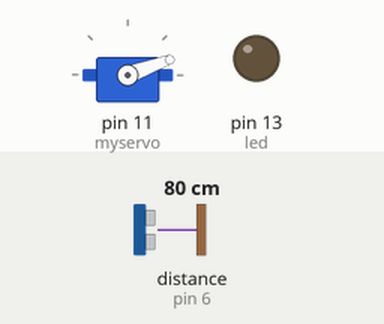
Simulated run of this sketch. Board: Arduino Uno, built with avr-gcc and run on an emulated ATmega328P. On the bench: servo, output pins drawn as LEDs (lit = HIGH). Wiring (inferred from the names in the program): ultrasonic range finder: trigger pin 5; echo pin 6. Inputs (shaded band) come from the test bench; at power-on: distance to the obstacle (sensor on pin 6) 80 cm. The echo pulse lasts 58.3 µs per cm; pins used as bus, display or sensor lines are not drawn.

Above: at 1.2 s.
1.3 s: distance to the obstacle (sensor on pin 6) set to 29 cm
2.8 s: distance to the obstacle (sensor on pin 6) set to 26 cm
At 4.2 s:
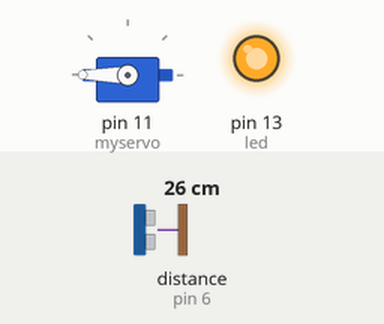
4.5 s: distance to the obstacle (sensor on pin 6) set to 35 cm
At 6.1 s:
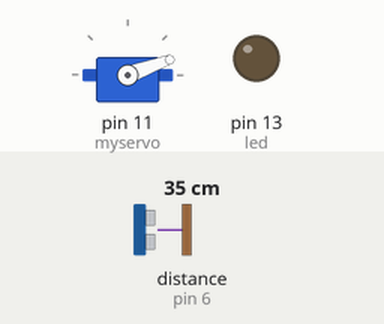
6.8 s: distance to the obstacle (sensor on pin 6) set to 2 cm
At 7.6 s:
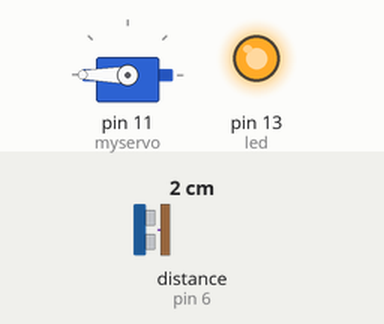
Timing chart, 0 to 9.3 s (numbered marks = the images above; inputs shaded):
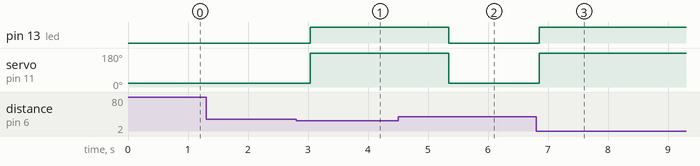

Measured:
- the behaviour switches between 28 and 27 cm on distance to the obstacle (sensor on pin 6) (found by bisection; images 0 and 1)
- after the input at 1.3 s, every drawn part: stays the same
- after the input at 2.8 s, pin 13 (led): LOW → HIGH after 0.24 s; servo on pin 11 (myservo): 20° → 180° after 0.24 s
- after the input at 4.5 s, pin 13 (led): HIGH → LOW after 0.84 s; servo on pin 11 (myservo): 180° → 20° after 0.84 s
- after the input at 6.8 s, pin 13 (led): LOW → HIGH after 0.05 s; servo on pin 11 (myservo): 20° → 180° after 0.05 s

The sketch:

sketch_nov10b.ino
```cpp
#include <Servo.h>
Servo myservo;
int pos = 20;
const int trigPin = 5;
const int echoPin = 6;
const int led = 13;

long duration;
float distance;

void setup()
{
  myservo.attach(11);
  pinMode(trigPin, OUTPUT);
  pinMode(echoPin, INPUT);
  pinMode(led, OUTPUT);
  myservo.write(pos);
}

void loop()
{
  //Serial.begin(9600); this code was used for printing to Serial monitor
  digitalWrite(trigPin, LOW);
  delayMicroseconds(2);
  digitalWrite(trigPin, HIGH);
  delayMicroseconds(10);
  digitalWrite(trigPin, LOW);

  duration = pulseIn(echoPin, HIGH);
  distance = 0.034*(duration/2);
  //Serial.println(distance); checking the output through Serial monitor
  if (distance < 27)
  {
    digitalWrite(led,HIGH);
    myservo.write(pos+160);
    delay(2000);
  }
  else
  {
    digitalWrite(led,LOW);
      myservo.write(pos);
  }
  delay(300);
}
```
